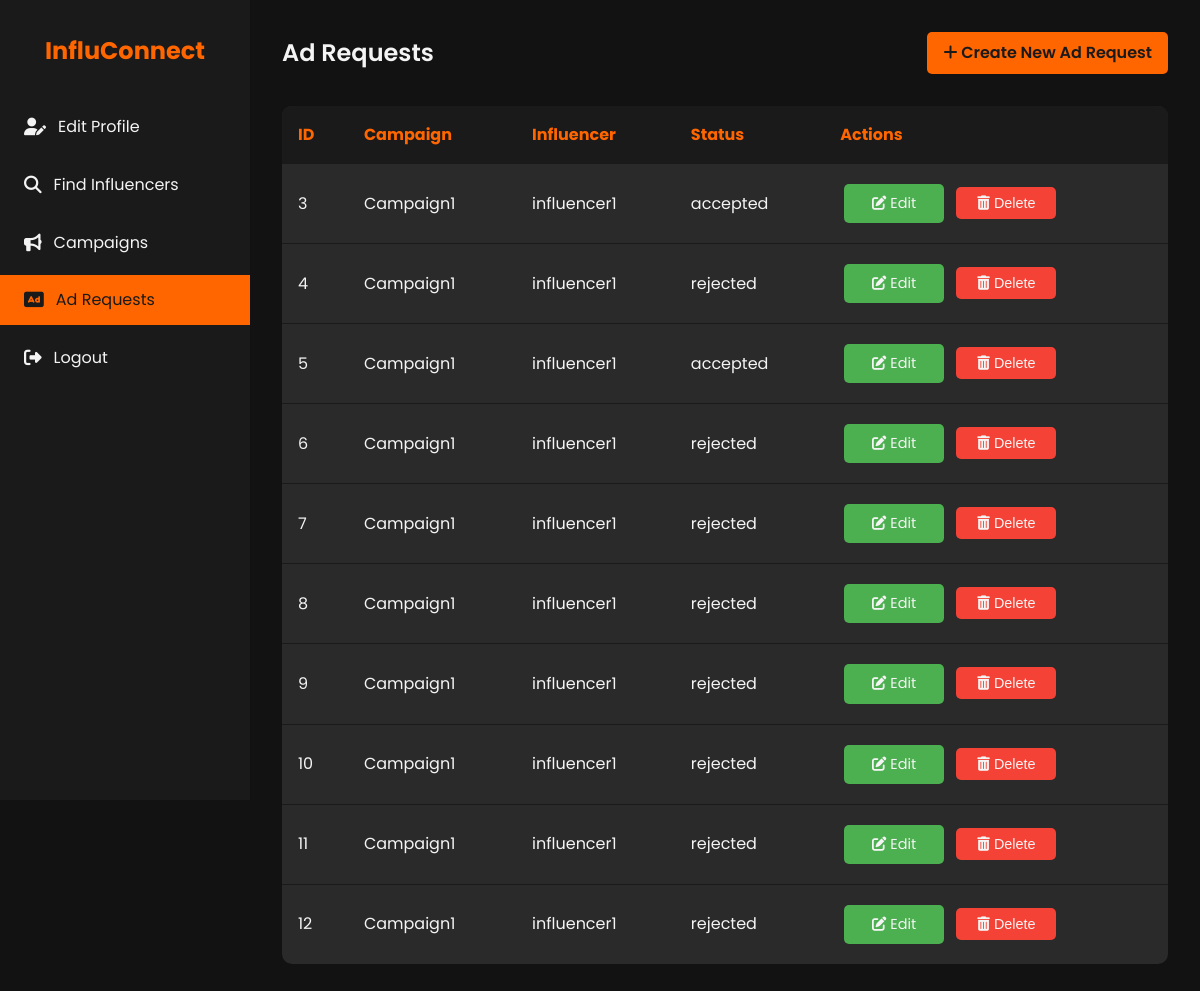
The app's page /ad_requests (signed in), older data.
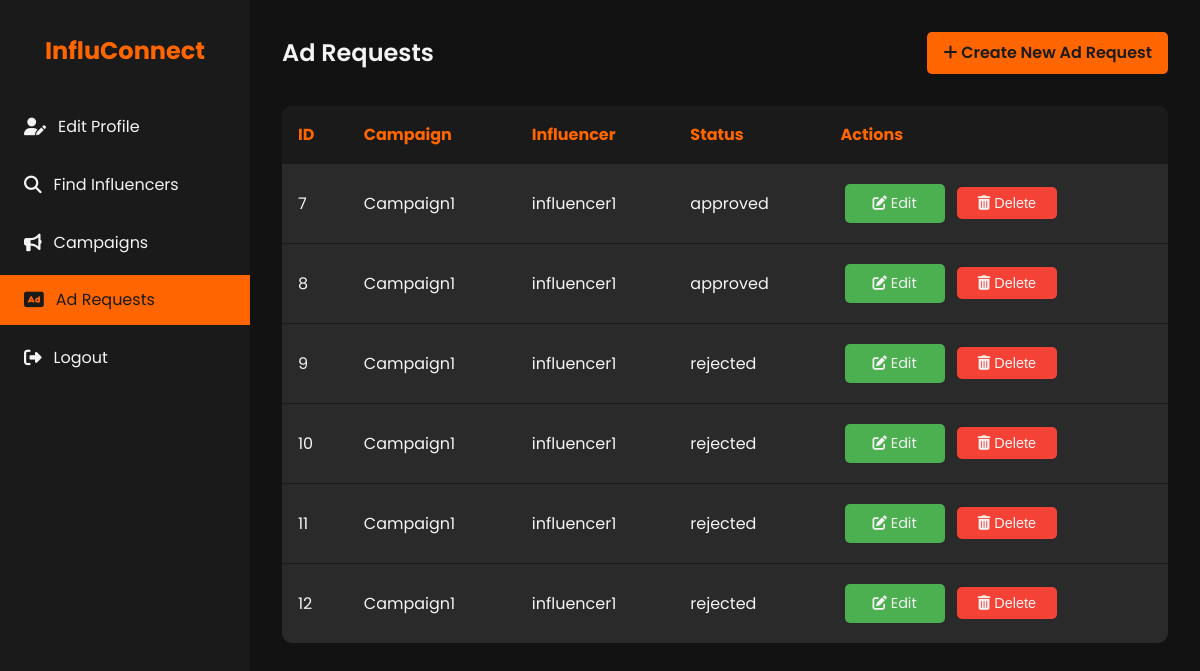
The same page, newer data.
### models.py (models this page shows, shortened)
class AdRequest(db.Model):
    id = db.Column(db.Integer, primary_key=True)
    campaign_id = db.Column(db.Integer, db.ForeignKey('campaign.id'), nullable=False)
    influencer_id = db.Column(db.Integer, db.ForeignKey('influencer.id'), nullable=False)
    status = db.Column(db.String(50), nullable=False)  # pending, accepted, rejected, negotiated
    details = db.Column(db.Text)
    negotiation_terms = db.Column(db.Text)
    communication_log = db.Column(db.Text)
    created_at = db.Column(db.DateTime, default=datetime.utcnow)
    updated_at = db.Column(db.DateTime, default=datetime.utcnow, onupdate=datetime.utcnow)
    campaign = db.relationship('Campaign', backref=db.backref('ad_requests', lazy=True))
    influencer = db.relationship('Influencer', backref=db.backref('ad_requests', lazy=True))

class Campaign(db.Model):
    id = db.Column(db.Integer, primary_key=True)
    sponsor_id = db.Column(db.Integer, db.ForeignKey('sponsor.id'), nullable=False)
    title = db.Column(db.String(120), nullable=False)
    description = db.Column(db.Text)
    budget = db.Column(db.Float)
    category = db.Column(db.String(120))
    status = db.Column(db.String(50), nullable=False)  # active, completed, flagged
    start_date = db.Column(db.DateTime)
    end_date = db.Column(db.DateTime)
    is_public = db.Column(db.Boolean, default=True)
    sponsor = db.relationship('Sponsor', backref=db.backref('campaigns', lazy=True))

class User(db.Model, UserMixin):
    id = db.Column(db.Integer, primary_key=True)
    username = db.Column(db.String(80), unique=True, nullable=False)
    password = db.Column(db.String(200), nullable=False)
    email = db.Column(db.String(120), unique=True, nullable=False)
    role = db.Column(db.String(50), nullable=False)  # admin, sponsor, influencer
    is_active = db.Column(db.Boolean, default=True)

### app.py (the view)
    @app.route('/ad_requests', methods=['GET'])
    def list_ad_requests():
        ad_requests = AdRequest.query.filter(AdRequest.campaign.has(sponsor_id=current_user.id)).all()
        return render_template('ad_requests_list.html', ad_requests=ad_requests)

### templates/ad_requests_list.html (shortened to what this page needs)
<!DOCTYPE html>
<html lang="en">
<head>
    <link rel="stylesheet" href="https://cdnjs.cloudflare.com/ajax/libs/font-awesome/6.1.1/css/all.min.css">
</head>
<body>
    <div class="dashboard">
        <aside class="sidebar">
            <div class="logo">
                <h1>InfluConnect</h1>
            </div>
            <nav>
                <ul class="nav-menu">
                    <li class="nav-item">
                        <a href="{{ url_for('sponsor_profile') }}" class="nav-link">
                            <i class="fas fa-user-edit"></i> Edit Profile
                        </a>
                    </li>
                    <li class="nav-item">
                        <a href="{{ url_for('search_influencers') }}" class="nav-link">
                            <i class="fas fa-search"></i> Find Influencers
                        </a>
                    </li>
                    <li class="nav-item">
                        <a href="{{ url_for('campaigns_list') }}" class="nav-link">
                            <i class="fas fa-bullhorn"></i> Campaigns
                        </a>
                    </li>
                    <li class="nav-item">
                        <a href="{{ url_for('list_ad_requests') }}" class="nav-link active">
                            <i class="fas fa-ad"></i> Ad Requests
                        </a>
                    </li>
                    <li class="nav-item">
                        <a href="{{ url_for('logout') }}" class="nav-link">
                            <i class="fas fa-sign-out-alt"></i> Logout
                        </a>
                    </li>
                </ul>
            </nav>
        </aside>
        <main class="main-content">
            <header class="header">
                <h1 class="welcome-text">Ad Requests</h1>
                <a href="{{ url_for('create_ad_request') }}" class="btn">
                    <i class="fas fa-plus"></i> Create New Ad Request
                </a>
            </header>
            <section>
                <table class="ad-requests-table">
                    <thead>
                        <tr>
                            <th>ID</th>
                            <th>Campaign</th>
                            <th>Influencer</th>
                            <th>Status</th>
                            <th>Actions</th>
                        </tr>
                    </thead>
                    <tbody>
                        {% for ad_request in ad_requests %}
                        <tr>
                            <td>{{ ad_request.id }}</td>
                            <td>{{ ad_request.campaign.title }}</td>
                            <td>{{ ad_request.influencer.user.username }}</td>
                            <td>{{ ad_request.status }}</td>
                            <td>
                                <a href="{{ url_for('edit_ad_request', id=ad_request.id) }}" class="action-btn edit-btn">
                                    <i class="fas fa-edit"></i> Edit
                                </a>
                                <form action="{{ url_for('delete_ad_request', id=ad_request.id) }}" method="POST" style="display: inline;">
                                    <button type="submit" class="action-btn delete-btn" onclick="return confirm('Are you sure you want to delete this ad request?');">
                                        <i class="fas fa-trash-alt"></i> Delete
                                    </button>
                                </form>
                            </td>
                        </tr>
                        {% endfor %}
                    </tbody>
                </table>
            </section>
        </main>
    </div>
</body>
</html>

### templates/ad_requests_list.html (style rules this page uses)
:root { --primary-color: #1a1a1a; --secondary-color: #ff6600; --text-color: #f4f4f4; --bg-color: #121212; --card-bg-color: #2a2a2a; --hover-color: #ff8533; }
* { margin: 0; padding: 0; box-sizing: border-box; }
body { font-family: 'Poppins', sans-serif; line-height: 1.6; color: var(--text-color); background-color: var(--bg-color); }
.dashboard { display: flex; min-height: 100vh; }
.sidebar { width: 250px; background-color: var(--primary-color); padding: 2rem 0; position: fixed; height: 100vh; overflow-y: auto; }
.logo { text-align: center; margin-bottom: 2rem; }
.logo h1 { color: var(--secondary-color); font-size: 1.5rem; }
.nav-menu { list-style-type: none; }
.nav-item { margin-bottom: 0.5rem; }
.nav-link { display: flex; align-items: center; padding: 0.75rem 1.5rem; color: var(--text-color); text-decoration: none; transition: all 0.3s ease; }
.nav-link:hover, .nav-link.active { background-color: var(--secondary-color); color: var(--primary-color); }
.nav-link i { margin-right: 0.75rem; font-size: 1.1rem; }
.main-content { flex-grow: 1; margin-left: 250px; padding: 2rem; }
.header { display: flex; justify-content: space-between; align-items: center; margin-bottom: 2rem; }
.welcome-text { font-size: 1.5rem; font-weight: 600; }
.btn { background-color: var(--secondary-color); color: var(--primary-color); padding: 0.5rem 1rem; border: none; border-radius: 5px; cursor: pointer; font-weight: 600; transition: all 0.3s ease; text-decoration: none; display: inline-block; }
.ad-requests-table { width: 100%; border-collapse: collapse; margin-top: 1rem; background-color: var(--card-bg-color); border-radius: 10px; overflow: hidden; }
.ad-requests-table th, .ad-requests-table td { padding: 1rem; text-align: left; border-bottom: 1px solid var(--primary-color); }
.ad-requests-table th { background-color: var(--primary-color); color: var(--secondary-color); }
.ad-requests-table tr:last-child td { border-bottom: none; }
.action-btn { padding: 0.5rem 1rem; border-radius: 5px; text-decoration: none; color: var(--text-color); transition: all 0.3s ease; display: inline-block; width: 100px; text-align: center; margin: 0.25rem; border: none; cursor: pointer; font-size: 0.9rem; }
.edit-btn { background-color: #4CAF50; }
.delete-btn { background-color: #f44336; }

Row changes from the older to the newer data that the page shows:
removed AdRequest: id "3", campaign "Campaign1", influencer.user.username "influencer1", status "accepted"
removed AdRequest: id "4", campaign "Campaign1", influencer.user.username "influencer1", status "rejected"
removed AdRequest: id "5", campaign "Campaign1", influencer.user.username "influencer1", status "accepted"
removed AdRequest: id "6", campaign "Campaign1", influencer.user.username "influencer1", status "rejected"
changed AdRequest id 7: status "rejected" → "approved"
changed AdRequest id 8: status "rejected" → "approved"
